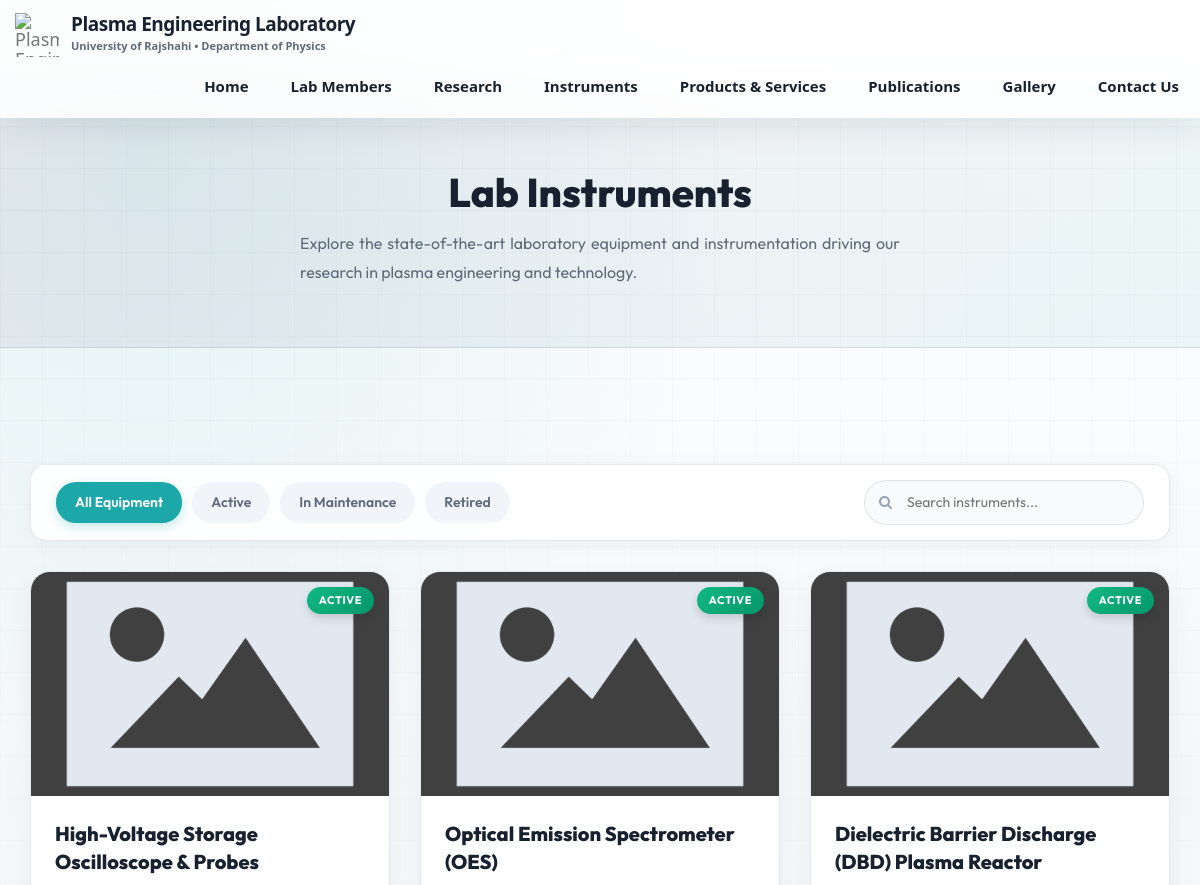
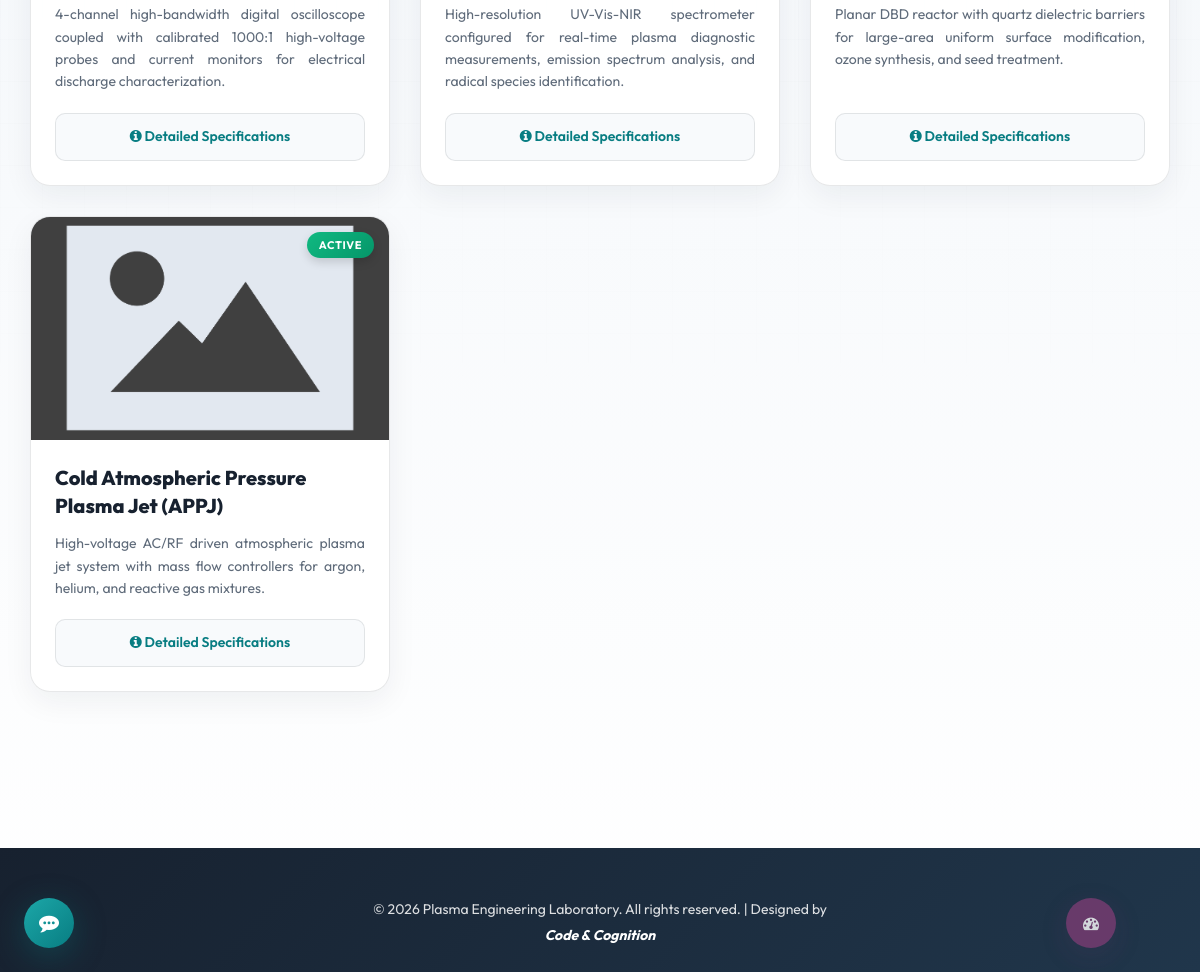
The app's page /instruments.php with its own data (2 pictures, top to bottom).
### tables this page shows
CREATE TABLE IF NOT EXISTS `website` (
  `id`           int(11)      NOT NULL AUTO_INCREMENT,
  `sitename`     varchar(255) NOT NULL DEFAULT '',
  `short_name`   varchar(255) NOT NULL DEFAULT '',
  `siteemail`    varchar(255) NOT NULL DEFAULT '',
  `sitepassword` varchar(255) NOT NULL DEFAULT '',
  `department`   varchar(255) NOT NULL DEFAULT '',
  `university`   varchar(255) NOT NULL DEFAULT '',
  `founder`      varchar(255) NOT NULL DEFAULT '',
  PRIMARY KEY (`id`)
);

CREATE TABLE IF NOT EXISTS `instruments` (
  `id`            int(11)      NOT NULL AUTO_INCREMENT,
  `image`         varchar(500) NOT NULL DEFAULT '',
  `name`          varchar(255) NOT NULL DEFAULT '',
  `description`   text         NOT NULL,
  `specifications` text        NOT NULL DEFAULT '',
  `status`        enum('active','maintenance','retired') NOT NULL DEFAULT 'active',
  `created_at`    timestamp    DEFAULT CURRENT_TIMESTAMP,
  PRIMARY KEY (`id`)
);

### Database/imgbb.php (called while the page is built, shortened)
<?php
if (!function_exists('get_image_url')) {
    function get_image_url($image, $localFolder = '') {
        $image = trim($image);
        if (preg_match('~^(https?://|//|data:)~i', $image)) {
            return $image;
        }
        $isDashboard = (!empty($localFolder) && strpos($localFolder, '../') === 0);
        $cleanImage = preg_replace('~^(\.\./|\./|/)+~', '', $image);
        $cleanFolder = !empty($localFolder) ? preg_replace('~^(\.\./|\./|/)+~', '', $localFolder) : '';
        $cleanFolder = rtrim($cleanFolder, '/') . '/';
        $baseName = basename($cleanImage);
        $catalog = $GLOBALS['IMGBB_CATALOG'] ?? [];
        if (!empty($catalog)) {
            $candidates = [
                $cleanImage,
                'images/' . $cleanImage,
                $cleanFolder . $baseName,
                'images/' . $cleanFolder . $baseName,
                $baseName,
            ];
            foreach ($candidates as $cand) {
                $cand = preg_replace('~/{2,}~', '/', $cand);
                if (!empty($catalog[$cand])) {
                    return $catalog[$cand];
                }
            }
        }
        return ($isDashboard ? '../' : '') . $cleanImage;
    }
}

### Database/config.php (called while the page is built, shortened)
<?php
$db_host = getenv('PLASMA_DB_HOST') ?: 'localhost';
$db_name = getenv('PLASMA_DB_NAME') ?: 'plasma_lab_ru';
$db_user = getenv('PLASMA_DB_USER') ?: 'plasma_user';
$db_pass = getenv('PLASMA_DB_PASS') ?: 'plasma*&User24';
require_once __DIR__ . '/imgbb.php';
$db = @mysqli_connect($db_host, $db_user, $db_pass, $db_name);
mysqli_set_charset($db, 'utf8mb4');
$site_info = "SELECT * FROM website WHERE id = '1'";
$site_result = mysqli_query($db, $site_info);
$site_row = mysqli_fetch_array($site_result);
?>

### db_connect.php (called while the page is built)
<?php include('Database/config.php'); ?>

### instruments.php (the view, shortened to what this page needs)
<?php include('db_connect.php'); ?>
<!DOCTYPE html>
<html lang="en">
<head>
	<link rel="stylesheet" href="css/font-awesome.min.css">
	<link rel="stylesheet" href="css/bootstrap.min.css">
	<link rel="stylesheet" href="css/style.css?v=1.2">
</head>
<body>
	<?php include('menu.php'); ?>
	<section class="instruments-header-section" style="margin-top:70px;">
		<div class="container">
			<h1><span>L</span>ab <span>I</span>nstruments</h1>
			<p>Explore the state-of-the-art laboratory equipment and instrumentation driving our research in plasma engineering and technology.</p>
		</div>
	</section>
	<section class="instruments-list-section">
		<div class="container">
			<div class="filters-container">
				<div class="filter-tabs">
					<button class="filter-tab active" onclick="filterStatus('all', this)">All Equipment</button>
					<button class="filter-tab" onclick="filterStatus('active', this)">Active</button>
					<button class="filter-tab" onclick="filterStatus('maintenance', this)">In Maintenance</button>
					<button class="filter-tab" onclick="filterStatus('retired', this)">Retired</button>
				</div>
				<div class="search-box-wrapper">
					<i class="fa fa-search"></i>
					<input type="text" class="search-input" id="searchBar" placeholder="Search instruments..." onkeyup="filterSearch()">
				</div>
			</div>
			<div class="instruments-grid" id="instrumentsGrid">
				<?php
				$result_inst = mysqli_query($db, "SELECT * FROM instruments ORDER BY id DESC");
				if (mysqli_num_rows($result_inst) == 0):
				?>
				<div style="grid-column: 1 / -1; text-align: center; padding: 60px 0; color: var(--lab-muted);">
					<i class="fa fa-cogs fa-4x" style="margin-bottom: 20px; color: #cbd5e1;"></i>
					<h3>No instruments loaded yet.</h3>
					<p>Please add instruments via the admin dashboard.</p>
				</div>
				<?php
				else:
					while($row_inst = mysqli_fetch_array($result_inst)):
						$status_val = htmlspecialchars($row_inst['status']);
						$badge_class = 'badge-active';
						$status_label = 'Active';
				?>
				<div class="instrument-card" data-status="<?php echo $status_val; ?>" data-name="<?php echo htmlspecialchars(strtolower($row_inst['name'])); ?>">
					<div class="instrument-card-image-wrap">
						<span class="status-badge <?php echo $badge_class; ?>"><?php echo $status_label; ?></span>
						<img src="<?php echo htmlspecialchars(get_image_url($row_inst['image'], 'images/instruments/')); ?>" alt="<?php echo htmlspecialchars($row_inst['name']); ?>" onerror="this.src='images/activities/demo_image.png'">
					</div>
					<div class="instrument-card-body">
						<h3><?php echo htmlspecialchars($row_inst['name']); ?></h3>
						<p><?php echo htmlspecialchars($row_inst['description']); ?></p>
						<button class="view-details-btn" onclick="document.getElementById('instModal_<?php echo $row_inst['id']; ?>').showModal()">
							<i class="fa fa-info-circle"></i> Detailed Specifications
						</button>
					</div>
				</div>
				<?php
					endwhile;
				endif;
				?>
			</div>
		</div>
	</section>
	<?php include('footer.php'); ?>
</body>
</html>

### menu.php (shortened to what this page needs)
<header class="navbar navbar-default navbar-trans navbar-fixed-top">
	<div class="container-fluid">
		<div class="navbar-header">
			<a class="navbar-brand" href="index.php">
				<div class="logo-container">
					<img src="<?php echo htmlspecialchars(function_exists('get_image_url') ? get_image_url('images/logo.png', 'images/') : 'images/logo.png'); ?>" alt="Plasma Engineering Laboratory Logo" class="brand-logo">
					<div class="brand-text">
						<span class="brand-title">Plasma Engineering Laboratory</span>
						<span class="brand-sub"><?php echo (isset($site_row) && $site_row) ? htmlspecialchars($site_row['university']) : ''; ?> • <?php echo (isset($site_row) && $site_row) ? htmlspecialchars($site_row['department']) : ''; ?></span>
					</div>
				</div>
			</a>
		</div>
		<div class="collapse navbar-collapse" id="bs-example-navbar-collapse-1">
			<ul class="nav navbar-nav navbar-right">
				<li>
					<a href="index.php">Home</a>
				</li>
				<li>
					<a href="about.php">Lab Members</a>
				</li>
				<li>
					<a href="research.php">Research</a>
				</li>
				<li>
					<a href="instruments.php">Instruments</a>
				</li>
				<li>
					<a href="products_services.php">Products & Services</a>
				</li>
				<li>
					<a href="publication.php">Publications</a>
				</li>
				<li>
					<a href="gallary.php">Gallery</a>
				</li>
				<li>
					<a href="#" onclick="document.getElementById('contact-dialog').showModal(); return false;">Contact Us</a>
				</li>
			</ul>
		</div>
	</div>
</header>

### css/style.css (style rules this page uses)
html, body { margin: 0; font-size: 100%; font-family: 'Outfit', sans-serif; padding: 0 !important; }
p { white-space: pre-line; text-align: justify; text-justify: inter-word; font-size: 22px; color: #616060; }
@media only screen and (max-width: 1400px) { p { font-size: 18px; } }
h3 { font-size: 30px; }
section { padding: 60px 0; }
:root { --lab-ink: #17212f; --lab-muted: #5f6b7a; --lab-soft: #f5f8fb; --lab-card: rgba(255, 255, 255, 0.92); --lab-line: rgba(23, 33, 47, 0.1); --lab-teal: #1ca7a8; --lab-teal-dark: #087d82; --lab-plum: #7b3d73; --lab-coral: #e85d75; --lab-shadow: 0 18px 45px rgba(23, 33, 47, 0.12); }
html { scroll-behavior: smooth; }
body { background: radial-gradient(circle at 12% 8%, rgba(28, 167, 168, 0.12), transparent 30%), linear-gradient(180deg, #ffffff 0%, #f5f8fb 42%, #ffffff 100%); color: var(--lab-ink); font-family: 'Outfit', sans-serif; line-height: 1.7; overflow-x: hidden; }
body:before { content: ""; position: fixed; inset: 0; z-index: -1; pointer-events: none; background-image: linear-gradient(rgba(23, 33, 47, 0.035) 1px, transparent 1px), linear-gradient(90deg, rgba(23, 33, 47, 0.035) 1px, transparent 1px); background-size: 42px 42px; mask-image: linear-gradient(to bottom, rgba(0, 0, 0, 0.85), transparent 72%); }
p { color: var(--lab-muted); font-size: 18px; line-height: 1.8; }
a { color: var(--lab-teal-dark); transition: color 0.2s ease, background 0.2s ease, border-color 0.2s ease, transform 0.2s ease; }
section { padding: 76px 0; position: relative; }
.container { position: relative; }
.navbar-trans { background: rgba(255, 255, 255, 0.86); backdrop-filter: blur(18px); border: 0; box-shadow: 0 10px 30px rgba(23, 33, 47, 0.08); font-family: "Segoe UI", Roboto, Helvetica, Arial, sans-serif; padding: 8px 0; }
.navbar-brand { display: flex !important; align-items: center; padding: 5px 15px !important; height: auto !important; }
.logo-container { display: flex; align-items: center; gap: 12px; }
.brand-logo { width: 44px; height: 44px; object-fit: contain; }
.brand-text { display: flex; flex-direction: column; text-align: left; }
.brand-title { font-size: 19px; font-weight: 800; color: var(--lab-ink); line-height: 1.15; letter-spacing: -0.5px; }
.brand-sub { font-size: 11px; font-weight: 600; color: var(--lab-muted); }
.navbar-default .navbar-nav > li > a { border-radius: 999px; color: var(--lab-ink) !important; font-size: 15px; font-weight: 700; margin: 4px 3px; padding: 10px 18px; transition: background 0.2s ease, color 0.2s ease, transform 0.2s ease; }

### css/gallary.css (style rules this page uses)
a { text-decoration: none; }
img { max-width: 100%; }

### records on screen
website: university "University of Rajshahi", department "Department of Physics"
instruments: status_label "ACTIVE", name "High-Voltage Storage Oscilloscope & Probes", description "4-channel high-bandwidth digital oscilloscope coupled with calibrated 1000:1 high-voltage probes and current monitors for electrical discharge characterization."
instruments: status_label "ACTIVE", name "Optical Emission Spectrometer (OES)", description "High-resolution UV-Vis-NIR spectrometer configured for real-time plasma diagnostic measurements, emission spectrum analysis, and radical species identification."
instruments: status_label "ACTIVE", name "Dielectric Barrier Discharge (DBD) Plasma Reactor", description "Planar DBD reactor with quartz dielectric barriers for large-area uniform surface modification, ozone synthesis, and seed treatment."
instruments: status_label "ACTIVE", name "Cold Atmospheric Pressure Plasma Jet (APPJ)", description "High-voltage AC/RF driven atmospheric plasma jet system with mass flow controllers for argon, helium, and reactive gas mixtures."
